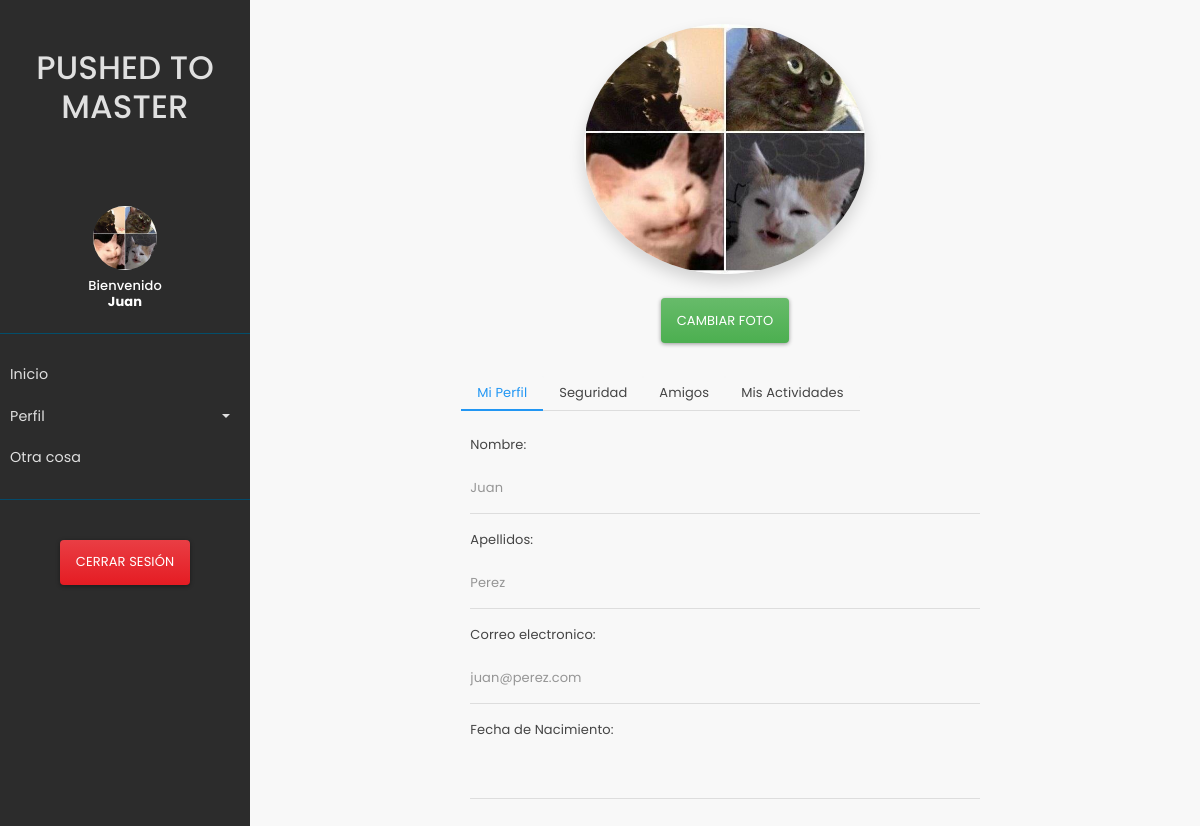
The page /perfil (signed in) on the database its author committed.
### pushed/models.py (models this page shows)
class User(AbstractUser):
    image = models.ImageField(upload_to='profile_images', blank=True)
    username = None
    email = models.EmailField(_('email address'), unique=True)
    USERNAME_FIELD = 'email'
    REQUIRED_FIELDS = []
    @property
    def image_url(self):
        if self.image:
            return "static/img/" + self.image.url
        else:
            return "static/img/avatar.png"

### pushed/views.py (the view)
# urls.py: path('perfil', views.profile, name='profile'),
def profile(request):
    if request.user.is_authenticated:
        if request.method == 'POST':
            pass_form = PassForm(request.POST)
            change_photo = ChangePhoto(request.POST, request.FILES)
            if change_photo.is_valid :
                filepath = request.FILES.get('photo', False)
                if filepath:
                    myfile = request.FILES['photo']
                    request.user.image = myfile
                    request.user.save()
            if pass_form.is_valid:
                old_password = request.POST.get("old_password")
                new_password = request.POST.get("new_password")
                confirm_password = request.POST.get("confirm_password")
                if old_password and confirm_password and confirm_password == new_password:
                    if request.user.check_password(old_password):
                        request.user.set_password(request.POST['new_password'])
                        request.user.save()
                        messages.success(request, 'Se ha actualizado tu contraseña.', extra_tags='alert')
                        update_session_auth_hash(request, request.user)
                    else:
                        messages.warning(request, 'Debes ingresar tu contraseña actual.')
        else:
            pass_form = PassForm()
            change_photo = ChangePhoto()
        return render(request, "profile.html", {'change_pass': pass_form, 'change_photo': change_photo })
    return redirect('/login')

### pushed/forms.py
class PassForm(forms.Form):
    new_password = forms.CharField(label='Nueva contraseña',widget=forms.PasswordInput(
        attrs={
        'class':'form-control',
        'id':'newpass',
        'placeholder':'Nueva contraseña'
        }
    ))
    confirm_password = forms.CharField(label='Confirme nueva contraseña',widget=forms.PasswordInput(
        attrs={
        'class':'form-control',
        'id': 'confirmpass',
        'placeholder':'Confirme nueva contraseña'
        }
    ))
    old_password = forms.CharField(label='Ingrese contraseña actual:',widget=forms.PasswordInput(
        attrs={
        'class':'form-control',
        'id': 'oldpass',
        'placeholder':'********'
        }
    ))

class ChangePhoto(forms.Form):
    photo = forms.FileField(label='',required=False,widget=forms.ClearableFileInput(
        attrs={
        'id':'files',
        'onchange':'this.form.submit()',
        }
    )
    )

### pushed/templates/profile.html (shortened to what this page needs)
<!DOCTYPE html>
<html lang="en">
<head>
    {% load static %}
    <link rel="stylesheet" type="text/css" href="{% static 'css/bootstrap.min.css' %}">
    <link rel="stylesheet" type="text/css" href="{% static 'css/custom.css' %}">
</head>
<body>
<div class="wrapper">
    {% include 'sidebar.html' %}
    <div class="container-fluid p-4 main">
        <div class="row">
            <img src="{{ user.image_url | default:'static/img/avatar.png'}}" class="circular mx-auto d-block shadow" height="250px">
        </div>
        <div class="row py-4">
            <div class="col text-center">
                <form method="post" id="photo" enctype="multipart/form-data">
                <label for="files" class="btn btn-success" style="text-align: center">Cambiar foto</label>
              </form>
            </div>
        </div>
        <div class="row px-5">
            <div class="col offset-sm-2 col-sm-8">
                <ul class="nav nav-tabs" id="pestañas-perfil-de-usuario" role="tablist">
                    <li class="nav-item">
                        <a class="nav-link nav-link-fix active" id="profile-tab-mi-perfil" data-toggle="tab"
                           href="#Perfil" role="tab" aria-controls="home" aria-selected="true">Mi Perfil</a>
                    </li>
                    <li class="nav-item">
                        <a class="nav-link nav-link-fix" id="profile-tab-seguridad" data-toggle="tab" href="#Seguridad"
                           role="tab" aria-controls="profile" aria-selected="false">Seguridad</a>
                    </li>
                    <li class="nav-item">
                        <a class="nav-link nav-link-fix" id="contact-tab-amigos" data-toggle="tab" href="#Amigos"
                           role="tab" aria-controls="contact" aria-selected="false">Amigos</a>
                    </li>
                    <li class="nav-item">
                        <a class="nav-link nav-link-fix" id="contact-tab-actividades" data-toggle="tab"
                           href="#Actividades" role="tab" aria-controls="contact" aria-selected="false">Mis
                            Actividades</a>
                    </li>
                </ul>
            </div>
        </div>
        <div class="row px-5">
            <div class="tab-content p-4 offset-sm-2 col-sm-8" id="myTabContent">
                <div class="tab-pane fade show active" id="Perfil" role="tabpanel" aria-labelledby="Perfil-tab">
                    <form>
                        <fieldset disabled>
                            <div class="form-group">
                                <label for="disabledTextInput">Nombre:</label>
                                <input type="text" id="disabledTextInputNombre" class="form-control"
                                       placeholder="{{request.user.first_name}}">
                            </div>
                        </fieldset>
                        <fieldset disabled>
                            <div class="form-group">
                                <label for="disabledTextInput">Apellidos:</label>
                                <input type="text" id="disabledTextInputApellidos" class="form-control"
                                       placeholder="{{request.user.last_name}}">
                            </div>
                        </fieldset>
                        <fieldset disabled>
                            <div class="form-group">
                                <label for="disabledTextInput">Correo electronico:</label>
                                <input type="text" id="disabledTextInput" class="form-control"
                                       placeholder="{{request.user.email}}">
                            </div>
                        </fieldset>
                        <fieldset disabled>
                            <div class="form-group">
                                <label for="disabledTextInput">Fecha de Nacimiento:</label>
                                <input type="text" id="disabledTextInputFechaNacimiento" class="form-control"
                                       placeholder="{{request.user.fecha}}">
                            </div>
                        </fieldset>
                    </form>
                </div>
            </div>
        </div>
    </div>
</div>
</body>
</html>

### pushed/templates/sidebar.html (shortened to what this page needs)
<nav id="sidebar">
    <div class="sidebar-header text-center py-5">
        <h1>PUSHED TO MASTER</h1>
    </div>
    <div class="text-center py-3">
        <img src="{{ user.image_url | default:'static/img/avatar.png'}}" class="avatar px-2 py-2">
        <p class="h6">Bienvenido <br><b>{{request.user.first_name}}</b></p>
    </div>
    <ul class="list-unstyled components text-left">
        <li>
            <a href="{% url 'index' %}">Inicio</a>
        </li>
        <li>
            <a href="#pageSubmenu" data-toggle="collapse" aria-expanded="false" class="dropdown-toggle">Perfil</a>
        </li>
        <li>
            <a href="#">Otra cosa</a>
        </li>
    </ul>
    <ul class="list-unstyled text-center py-4">
        <button type="button" onclick="location.href='/logout'" class="btn btn-danger">Cerrar Sesión</button>
    </ul>
</nav>

### pushed/static/css/custom.css (style rules this page uses)
body { font-family: 'Poppins', sans-serif; background: #ffffff }
p { font-family: 'Poppins', sans-serif; font-size: 1.2em; font-weight: 300; line-height: 1.7em; color: rgb(255, 255, 255); }
body { background: rgb(190,238,174); background: radial-gradient(circle, rgba(190,238,174,1) 13%, rgba(167,210,229,1) 100%); }
.wrapper { background-color: #f8f8f8; }
.nav-tabs { border-bottom-color: transparent; }
.nav-link.nav-link-fix { background-color: transparent; border-color: #bec2c6; }
.nav-link.nav-link-fix.active { background-color: transparent; border-color: #bec2c6; border-bottom-color: transparent; }
a, a:hover, a:focus { color: inherit; text-decoration: none; transition: all 0.3s; }
.wrapper { display: flex; width: 100%; position: absolute; }
.main { margin-left: 250px; }
#sidebar { min-width: 250px; max-width: 250px; height: 100%; background: rgb(44, 44, 44); color: rgb(224, 224, 224); transition: all 0.3s; position: fixed; }
#sidebar .sidebar-header { padding: 20px; background: rgb(44, 44, 44); }
#sidebar ul.components { padding: 20px 0px; border-top: 1px solid #034e6b; border-bottom: 1px solid #034a6b; }
#sidebar ul li a { padding: 10px; font-size: 1.1em; display: block; }
a[data-toggle="collapse"] { position: relative; }
.dropdown-toggle::after { display: block; position: absolute; top: 50%; right: 20px; transform: translateY(-50%); }
.circular { border-radius: 50%; }
.avatar { width: 80px; height: 80px; border-radius: 50%; }

### rows shown on the page
User: image_url (picture), user.first_name "Juan", user.last_name "Perez", user.email "juan@perez.com"
